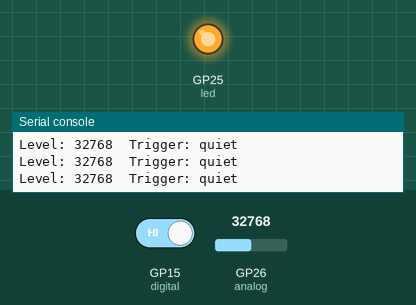
Recording of a program running on a simulated Raspberry Pi Pico running MicroPython. Parts: output pins drawn as LEDs (lit = HIGH), the last lines printed to the serial console. Inputs (shaded band) come from the test bench; at power-on: GP15 (digital) HIGH, GP26 (analog) = 32768 (analog values on the 0–65535 scale).

Above: at 1.2 s.
1.3 s: GP15 (digital) driven LOW
At 2.6 s:
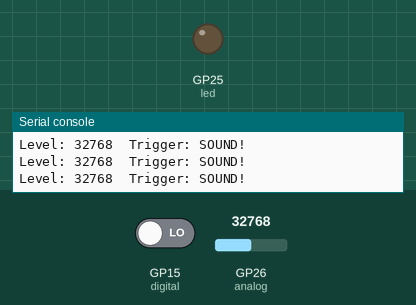
5.8 s: GP15 (digital) driven HIGH
At 6.8 s:
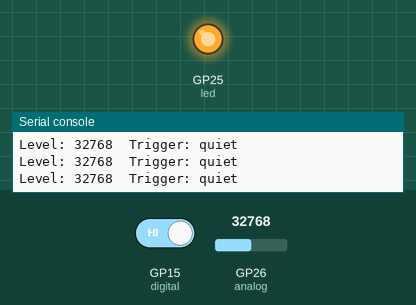
Timing chart, 0 to 8.3 s (numbered marks = the images above; inputs shaded):
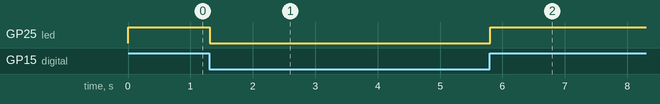

The program:

example.py
```python
# MicroPython code for a Pico that reads the KY-037 analog loudness via ADC0 and the digital threshold pin, prints the readings, and toggles the onboard LED when sound is detected.
#
# Buy this module: https://shillehtek.com/products/shillehtek-ky-037-sound-sensor-module
# Full manual: https://shillehtek.com/blogs/shillehtek-product-manuals/ky-037-sound-sensor-module-with-analog
# More examples: https://github.com/shillehbean/shillehtek-examples
#

# KY-037 on Pico - analog loudness + digital threshold

from machine import ADC, Pin
import time

analog  = ADC(Pin(26))           # GP26 = ADC0
digital = Pin(15, Pin.IN)
led     = Pin(25, Pin.OUT)       # onboard LED

while True:
    level = analog.read_u16()    # 0..65535
    trig  = digital.value()
    print("Level: {:5d}  Trigger: {}".format(
          level, "SOUND!" if trig == 0 else "quiet"))
    led.value(0 if trig == 0 else 1)
    time.sleep_ms(50)
```

Measured:
- after the input at 1.3 s, GP25 (led): HIGH → LOW at once
- after the input at 5.8 s, GP25 (led): LOW → HIGH at once
